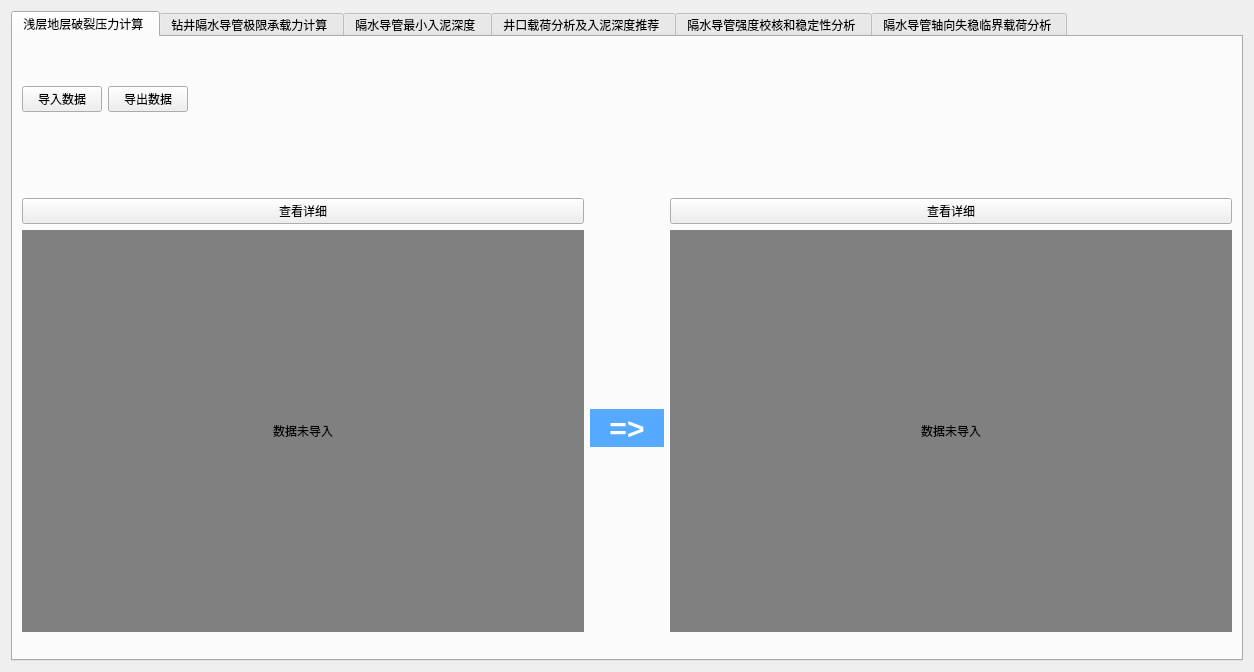
<?xml version="1.0" encoding="UTF-8"?>
<ui version="4.0">
 <class>Form</class>
 <widget class="QWidget" name="Form">
  <property name="windowModality">
   <enum>Qt::WindowModal</enum>
  </property>
  <property name="enabled">
   <bool>true</bool>
  </property>
  <property name="geometry">
   <rect>
    <x>0</x>
    <y>0</y>
    <width>1254</width>
    <height>651</height>
   </rect>
  </property>
  <property name="windowTitle">
   <string>SWPU</string>
  </property>
  <layout class="QGridLayout" name="gridLayout">
   <item row="0" column="0">
    <widget class="QTabWidget" name="tabWidget">
     <property name="autoFillBackground">
      <bool>true</bool>
     </property>
     <property name="styleSheet">
      <string notr="true"/>
     </property>
     <property name="tabPosition">
      <enum>QTabWidget::North</enum>
     </property>
     <property name="tabShape">
      <enum>QTabWidget::Rounded</enum>
     </property>
     <property name="currentIndex">
      <number>0</number>
     </property>
     <property name="iconSize">
      <size>
       <width>16</width>
       <height>16</height>
      </size>
     </property>
     <property name="elideMode">
      <enum>Qt::ElideLeft</enum>
     </property>
     <widget class="QWidget" name="tabWidgetPage1">
      <attribute name="title">
       <string>浅层地层破裂压力计算 </string>
      </attribute>
      <layout class="QGridLayout" name="gridLayout_3">
       <item row="2" column="2">
        <spacer name="verticalSpacer">
         <property name="orientation">
          <enum>Qt::Vertical</enum>
         </property>
         <property name="sizeType">
          <enum>QSizePolicy::Fixed</enum>
         </property>
         <property name="sizeHint" stdset="0">
          <size>
           <width>20</width>
           <height>80</height>
          </size>
         </property>
        </spacer>
       </item>
       <item row="3" column="0" colspan="3">
        <layout class="QGridLayout" name="gridLayout_2">
         <item row="2" column="4" rowspan="4">
          <widget class="QLabel" name="label_2">
           <property name="minimumSize">
            <size>
             <width>500</width>
             <height>400</height>
            </size>
           </property>
           <property name="maximumSize">
            <size>
             <width>10000</width>
             <height>16777215</height>
            </size>
           </property>
           <property name="layoutDirection">
            <enum>Qt::RightToLeft</enum>
           </property>
           <property name="styleSheet">
            <string notr="true">background-color:grey;</string>
           </property>
           <property name="text">
            <string>数据未导入</string>
           </property>
           <property name="alignment">
            <set>Qt::AlignCenter</set>
           </property>
           <property name="indent">
            <number>1</number>
           </property>
          </widget>
         </item>
         <item row="2" column="0" rowspan="4">
          <widget class="QLabel" name="label_1">
           <property name="minimumSize">
            <size>
             <width>500</width>
             <height>400</height>
            </size>
           </property>
           <property name="maximumSize">
            <size>
             <width>10000</width>
             <height>16777215</height>
            </size>
           </property>
           <property name="styleSheet">
            <string notr="true">background-color:grey;
</string>
           </property>
           <property name="text">
            <string>数据未导入</string>
           </property>
           <property name="textFormat">
            <enum>Qt::AutoText</enum>
           </property>
           <property name="alignment">
            <set>Qt::AlignCenter</set>
           </property>
           <property name="margin">
            <number>0</number>
           </property>
           <property name="indent">
            <number>0</number>
           </property>
           <property name="openExternalLinks">
            <bool>false</bool>
           </property>
          </widget>
         </item>
         <item row="4" column="3">
          <spacer name="verticalSpacer_3">
           <property name="orientation">
            <enum>Qt::Vertical</enum>
           </property>
           <property name="sizeHint" stdset="0">
            <size>
             <width>20</width>
             <height>40</height>
            </size>
           </property>
          </spacer>
         </item>
         <item row="2" column="3">
          <spacer name="verticalSpacer_4">
           <property name="orientation">
            <enum>Qt::Vertical</enum>
           </property>
           <property name="sizeHint" stdset="0">
            <size>
             <width>20</width>
             <height>40</height>
            </size>
           </property>
          </spacer>
         </item>
         <item row="3" column="3">
          <widget class="QToolButton" name="toolButton">
           <property name="maximumSize">
            <size>
             <width>74</width>
             <height>16777215</height>
            </size>
           </property>
           <property name="styleSheet">
            <string notr="true">background-color: rgb(85, 170, 255);
color: white;
font-size: 30px;
font-weight: 700;
border: solid 1px white;</string>
           </property>
           <property name="text">
            <string>=&gt;</string>
           </property>
          </widget>
         </item>
         <item row="0" column="0">
          <widget class="QPushButton" name="pushButton_11">
           <property name="text">
            <string>查看详细</string>
           </property>
          </widget>
         </item>
         <item row="0" column="4">
          <widget class="QPushButton" name="pushButton_12">
           <property name="text">
            <string>查看详细</string>
           </property>
          </widget>
         </item>
        </layout>
       </item>
       <item row="0" column="0">
        <spacer name="verticalSpacer_6">
         <property name="orientation">
          <enum>Qt::Vertical</enum>
         </property>
         <property name="sizeType">
          <enum>QSizePolicy::Fixed</enum>
         </property>
         <property name="sizeHint" stdset="0">
          <size>
           <width>20</width>
           <height>40</height>
          </size>
         </property>
        </spacer>
       </item>
       <item row="1" column="0">
        <layout class="QHBoxLayout" name="horizontalLayout_2">
         <item>
          <widget class="QPushButton" name="import_data_btn">
           <property name="styleSheet">
            <string notr="true"/>
           </property>
           <property name="text">
            <string>导入数据</string>
           </property>
          </widget>
         </item>
         <item>
          <widget class="QPushButton" name="export_data_btn">
           <property name="text">
            <string>导出数据</string>
           </property>
          </widget>
         </item>
        </layout>
       </item>
       <item row="1" column="2">
        <spacer name="horizontalSpacer">
         <property name="orientation">
          <enum>Qt::Horizontal</enum>
         </property>
         <property name="sizeHint" stdset="0">
          <size>
           <width>40</width>
           <height>20</height>
          </size>
         </property>
        </spacer>
       </item>
       <item row="4" column="0">
        <spacer name="verticalSpacer_2">
         <property name="orientation">
          <enum>Qt::Vertical</enum>
         </property>
         <property name="sizeType">
          <enum>QSizePolicy::Fixed</enum>
         </property>
         <property name="sizeHint" stdset="0">
          <size>
           <width>20</width>
           <height>18</height>
          </size>
         </property>
        </spacer>
       </item>
      </layout>
     </widget>
     <widget class="QWidget" name="tab">
      <attribute name="title">
       <string>钻井隔水导管极限承载力计算 </string>
      </attribute>
      <layout class="QGridLayout" name="gridLayout_4">
       <item row="1" column="1">
        <layout class="QGridLayout" name="gridLayout_5">
         <item row="1" column="7">
          <widget class="QLabel" name="label_3">
           <property name="minimumSize">
            <size>
             <width>600</width>
             <height>400</height>
            </size>
           </property>
           <property name="layoutDirection">
            <enum>Qt::RightToLeft</enum>
           </property>
           <property name="styleSheet">
            <string notr="true">background-color:grey;</string>
           </property>
           <property name="text">
            <string>数据未导入</string>
           </property>
           <property name="alignment">
            <set>Qt::AlignCenter</set>
           </property>
           <property name="indent">
            <number>1</number>
           </property>
          </widget>
         </item>
         <item row="1" column="3">
          <spacer name="horizontalSpacer_2">
           <property name="orientation">
            <enum>Qt::Horizontal</enum>
           </property>
           <property name="sizeType">
            <enum>QSizePolicy::Maximum</enum>
           </property>
           <property name="sizeHint" stdset="0">
            <size>
             <width>40</width>
             <height>20</height>
            </size>
           </property>
          </spacer>
         </item>
         <item row="1" column="2" alignment="Qt::AlignHCenter|Qt::AlignVCenter">
          <widget class="QLineEdit" name="lineEdit">
           <property name="minimumSize">
            <size>
             <width>269</width>
             <height>0</height>
            </size>
           </property>
           <property name="styleSheet">
            <string notr="true">font-size:30px;</string>
           </property>
           <property name="alignment">
            <set>Qt::AlignCenter</set>
           </property>
          </widget>
         </item>
         <item row="1" column="5">
          <widget class="QPushButton" name="compute_button_1">
           <property name="maximumSize">
            <size>
             <width>100</width>
             <height>16777215</height>
            </size>
           </property>
           <property name="styleSheet">
            <string notr="true">background-color:#5B9BD5;
color:white;
font-size:30px;
font-weight:900;</string>
           </property>
           <property name="text">
            <string>计算</string>
           </property>
          </widget>
         </item>
         <item row="1" column="6">
          <spacer name="horizontalSpacer_3">
           <property name="orientation">
            <enum>Qt::Horizontal</enum>
           </property>
           <property name="sizeType">
            <enum>QSizePolicy::Maximum</enum>
           </property>
           <property name="sizeHint" stdset="0">
            <size>
             <width>40</width>
             <height>20</height>
            </size>
           </property>
          </spacer>
         </item>
         <item row="1" column="1">
          <widget class="QLabel" name="label">
           <property name="maximumSize">
            <size>
             <width>200</width>
             <height>100</height>
            </size>
           </property>
           <property name="styleSheet">
            <string notr="true">font-size:50px;</string>
           </property>
           <property name="text">
            <string>K=</string>
           </property>
          </widget>
         </item>
         <item row="0" column="7">
          <spacer name="horizontalSpacer_6">
           <property name="orientation">
            <enum>Qt::Horizontal</enum>
           </property>
           <property name="sizeHint" stdset="0">
            <size>
             <width>40</width>
             <height>20</height>
            </size>
           </property>
          </spacer>
         </item>
         <item row="0" column="1">
          <widget class="QPushButton" name="export_data_btn_2">
           <property name="maximumSize">
            <size>
             <width>100</width>
             <height>16777215</height>
            </size>
           </property>
           <property name="text">
            <string>导出数据</string>
           </property>
          </widget>
         </item>
         <item row="1" column="4">
          <spacer name="verticalSpacer_5">
           <property name="orientation">
            <enum>Qt::Vertical</enum>
           </property>
           <property name="sizeHint" stdset="0">
            <size>
             <width>20</width>
             <height>40</height>
            </size>
           </property>
          </spacer>
         </item>
        </layout>
       </item>
      </layout>
     </widget>
     <widget class="QWidget" name="tab_3">
      <attribute name="title">
       <string>隔水导管最小入泥深度 </string>
      </attribute>
      <layout class="QGridLayout" name="gridLayout_8">
       <item row="0" column="0">
        <layout class="QGridLayout" name="gridLayout_6">
         <item row="0" column="2" alignment="Qt::AlignTop">
          <widget class="QPushButton" name="compute_btn_3">
           <property name="maximumSize">
            <size>
             <width>980</width>
             <height>16777215</height>
            </size>
           </property>
           <property name="text">
            <string>计算</string>
           </property>
          </widget>
         </item>
         <item row="0" column="0">
          <widget class="QPushButton" name="export_data_btn_3">
           <property name="minimumSize">
            <size>
             <width>100</width>
             <height>0</height>
            </size>
           </property>
           <property name="maximumSize">
            <size>
             <width>100</width>
             <height>16777215</height>
            </size>
           </property>
           <property name="text">
            <string>导出数据</string>
           </property>
          </widget>
         </item>
         <item row="0" column="1">
          <spacer name="horizontalSpacer_4">
           <property name="orientation">
            <enum>Qt::Horizontal</enum>
           </property>
           <property name="sizeHint" stdset="0">
            <size>
             <width>40</width>
             <height>20</height>
            </size>
           </property>
          </spacer>
         </item>
         <item row="2" column="0" colspan="3">
          <layout class="QGridLayout" name="gridLayout_7">
           <item row="2" column="0">
            <widget class="QLineEdit" name="lineEdit_2">
             <property name="minimumSize">
              <size>
               <width>207</width>
               <height>200</height>
              </size>
             </property>
             <property name="styleSheet">
              <string notr="true">font-size:20px;</string>
             </property>
             <property name="text">
              <string/>
             </property>
             <property name="alignment">
              <set>Qt::AlignCenter</set>
             </property>
            </widget>
           </item>
           <item row="3" column="1">
            <widget class="QLineEdit" name="lineEdit_8">
             <property name="minimumSize">
              <size>
               <width>0</width>
               <height>200</height>
              </size>
             </property>
             <property name="styleSheet">
              <string notr="true">
font-size: 20px;
</string>
             </property>
             <property name="alignment">
              <set>Qt::AlignCenter</set>
             </property>
            </widget>
           </item>
           <item row="1" column="1">
            <widget class="QPushButton" name="pushButton_2">
             <property name="minimumSize">
              <size>
               <width>0</width>
               <height>50</height>
              </size>
             </property>
             <property name="styleSheet">
              <string notr="true">background-color: rgb(85, 170, 255);
color: white;
font-size: 20px;
font-weight: 700;
border: solid 1px white;</string>
             </property>
             <property name="text">
              <string>井口载荷</string>
             </property>
            </widget>
           </item>
           <item row="1" column="4">
            <widget class="QPushButton" name="pushButton_5">
             <property name="minimumSize">
              <size>
               <width>0</width>
               <height>50</height>
              </size>
             </property>
             <property name="styleSheet">
              <string notr="true">background-color: rgb(85, 170, 255);
color: white;
font-size: 20px;
font-weight: 700;
border: solid 1px white;</string>
             </property>
             <property name="text">
              <string>最小入泥深度</string>
             </property>
            </widget>
           </item>
           <item row="1" column="0" alignment="Qt::AlignTop">
            <widget class="QPushButton" name="pushButton">
             <property name="minimumSize">
              <size>
               <width>0</width>
               <height>50</height>
              </size>
             </property>
             <property name="styleSheet">
              <string notr="true">background-color: rgb(85, 170, 255);
color: white;
font-size: 20px;
font-weight: 700;
border: solid 1px white;</string>
             </property>
             <property name="text">
              <string>油田名</string>
             </property>
            </widget>
           </item>
           <item row="2" column="2">
            <widget class="QLineEdit" name="lineEdit_4">
             <property name="minimumSize">
              <size>
               <width>0</width>
               <height>200</height>
              </size>
             </property>
             <property name="styleSheet">
              <string notr="true">
font-size: 20px;
</string>
             </property>
             <property name="alignment">
              <set>Qt::AlignCenter</set>
             </property>
            </widget>
           </item>
           <item row="1" column="3">
            <widget class="QPushButton" name="pushButton_4">
             <property name="minimumSize">
              <size>
               <width>0</width>
               <height>50</height>
              </size>
             </property>
             <property name="styleSheet">
              <string notr="true">background-color: rgb(85, 170, 255);
color: white;
font-size: 20px;
font-weight: 700;
border: solid 1px white;</string>
             </property>
             <property name="text">
              <string>摩擦阻力</string>
             </property>
            </widget>
           </item>
           <item row="2" column="1">
            <widget class="QLineEdit" name="lineEdit_3">
             <property name="minimumSize">
              <size>
               <width>0</width>
               <height>200</height>
              </size>
             </property>
             <property name="styleSheet">
              <string notr="true">
font-size: 20px;
</string>
             </property>
             <property name="alignment">
              <set>Qt::AlignCenter</set>
             </property>
            </widget>
           </item>
           <item row="1" column="2">
            <widget class="QPushButton" name="pushButton_3">
             <property name="minimumSize">
              <size>
               <width>0</width>
               <height>50</height>
              </size>
             </property>
             <property name="styleSheet">
              <string notr="true">background-color: rgb(85, 170, 255);
color: white;
font-size: 20px;
font-weight: 700;
border: solid 1px white;</string>
             </property>
             <property name="text">
              <string>套管自重</string>
             </property>
            </widget>
           </item>
           <item row="2" column="3">
            <widget class="QLineEdit" name="lineEdit_5">
             <property name="minimumSize">
              <size>
               <width>0</width>
               <height>200</height>
              </size>
             </property>
             <property name="styleSheet">
              <string notr="true">
font-size: 20px;
</string>
             </property>
             <property name="alignment">
              <set>Qt::AlignCenter</set>
             </property>
            </widget>
           </item>
           <item row="3" column="0">
            <widget class="QLineEdit" name="lineEdit_7">
             <property name="minimumSize">
              <size>
               <width>0</width>
               <height>200</height>
              </size>
             </property>
             <property name="styleSheet">
              <string notr="true">
font-size: 20px;
</string>
             </property>
             <property name="alignment">
              <set>Qt::AlignCenter</set>
             </property>
            </widget>
           </item>
           <item row="2" column="4">
            <widget class="QLineEdit" name="lineEdit_6">
             <property name="minimumSize">
              <size>
               <width>0</width>
               <height>200</height>
              </size>
             </property>
             <property name="styleSheet">
              <string notr="true">
font-size: 20px;
</string>
             </property>
             <property name="alignment">
              <set>Qt::AlignCenter</set>
             </property>
            </widget>
           </item>
           <item row="3" column="3">
            <widget class="QLineEdit" name="lineEdit_10">
             <property name="minimumSize">
              <size>
               <width>0</width>
               <height>200</height>
              </size>
             </property>
             <property name="styleSheet">
              <string notr="true">
font-size: 20px;
</string>
             </property>
             <property name="alignment">
              <set>Qt::AlignCenter</set>
             </property>
            </widget>
           </item>
           <item row="3" column="4">
            <widget class="QLineEdit" name="lineEdit_11">
             <property name="minimumSize">
              <size>
               <width>0</width>
               <height>200</height>
              </size>
             </property>
             <property name="styleSheet">
              <string notr="true">
font-size: 20px;
</string>
             </property>
             <property name="alignment">
              <set>Qt::AlignCenter</set>
             </property>
            </widget>
           </item>
           <item row="3" column="2">
            <widget class="QLineEdit" name="lineEdit_9">
             <property name="minimumSize">
              <size>
               <width>0</width>
               <height>200</height>
              </size>
             </property>
             <property name="styleSheet">
              <string notr="true">
font-size: 20px;
</string>
             </property>
             <property name="alignment">
              <set>Qt::AlignCenter</set>
             </property>
            </widget>
           </item>
          </layout>
         </item>
        </layout>
       </item>
      </layout>
     </widget>
     <widget class="QWidget" name="tab_4">
      <attribute name="title">
       <string>井口载荷分析及入泥深度推荐 </string>
      </attribute>
      <layout class="QGridLayout" name="gridLayout_11">
       <item row="0" column="0">
        <layout class="QGridLayout" name="gridLayout_9">
         <item row="0" column="0">
          <widget class="QRadioButton" name="radioButton">
           <property name="styleSheet">
            <string notr="true"/>
           </property>
           <property name="text">
            <string>井口载荷=防喷器重量+表层套管重量+表层套管固井水泥浆重量</string>
           </property>
          </widget>
         </item>
         <item row="0" column="2" alignment="Qt::AlignTop">
          <widget class="QPushButton" name="compute_btn_4">
           <property name="maximumSize">
            <size>
             <width>980</width>
             <height>16777215</height>
            </size>
           </property>
           <property name="text">
            <string>计算</string>
           </property>
          </widget>
         </item>
         <item row="0" column="1">
          <spacer name="horizontalSpacer_5">
           <property name="orientation">
            <enum>Qt::Horizontal</enum>
           </property>
           <property name="sizeHint" stdset="0">
            <size>
             <width>40</width>
             <height>20</height>
            </size>
           </property>
          </spacer>
         </item>
         <item row="2" column="0" colspan="3">
          <layout class="QGridLayout" name="gridLayout_10">
           <item row="1" column="2">
            <widget class="QPushButton" name="pushButton_6">
             <property name="minimumSize">
              <size>
               <width>0</width>
               <height>50</height>
              </size>
             </property>
             <property name="styleSheet">
              <string notr="true">background-color: rgb(85, 170, 255);
color: white;
font-size: 20px;
font-weight: 700;
border: solid 1px white;</string>
             </property>
             <property name="text">
              <string>固井水泥浆重</string>
             </property>
            </widget>
           </item>
           <item row="1" column="3">
            <widget class="QPushButton" name="pushButton_7">
             <property name="minimumSize">
              <size>
               <width>0</width>
               <height>50</height>
              </size>
             </property>
             <property name="styleSheet">
              <string notr="true">background-color: rgb(85, 170, 255);
color: white;
font-size: 20px;
font-weight: 700;
border: solid 1px white;</string>
             </property>
             <property name="text">
              <string>防喷器重</string>
             </property>
            </widget>
           </item>
           <item row="1" column="4">
            <widget class="QPushButton" name="pushButton_8">
             <property name="minimumSize">
              <size>
               <width>0</width>
               <height>50</height>
              </size>
             </property>
             <property name="styleSheet">
              <string notr="true">background-color: rgb(85, 170, 255);
color: white;
font-size: 20px;
font-weight: 700;
border: solid 1px white;</string>
             </property>
             <property name="text">
              <string>井口载荷</string>
             </property>
            </widget>
           </item>
           <item row="1" column="1">
            <widget class="QPushButton" name="pushButton_9">
             <property name="minimumSize">
              <size>
               <width>0</width>
               <height>50</height>
              </size>
             </property>
             <property name="styleSheet">
              <string notr="true">background-color: rgb(85, 170, 255);
color: white;
font-size: 20px;
font-weight: 700;
border: solid 1px white;</string>
             </property>
             <property name="text">
              <string>表套重量</string>
             </property>
            </widget>
           </item>
           <item row="2" column="1">
            <widget class="QLineEdit" name="lineEdit_12">
             <property name="minimumSize">
              <size>
               <width>0</width>
               <height>200</height>
              </size>
             </property>
             <property name="styleSheet">
              <string notr="true">
font-size: 20px;
</string>
             </property>
             <property name="alignment">
              <set>Qt::AlignCenter</set>
             </property>
            </widget>
           </item>
           <item row="2" column="0">
            <widget class="QLineEdit" name="lineEdit_13">
             <property name="minimumSize">
              <size>
               <width>207</width>
               <height>200</height>
              </size>
             </property>
             <property name="styleSheet">
              <string notr="true">font-size:20px;</string>
             </property>
             <property name="text">
              <string/>
             </property>
             <property name="alignment">
              <set>Qt::AlignCenter</set>
             </property>
            </widget>
           </item>
           <item row="1" column="0" alignment="Qt::AlignTop">
            <widget class="QPushButton" name="pushButton_10">
             <property name="minimumSize">
              <size>
               <width>0</width>
               <height>50</height>
              </size>
             </property>
             <property name="styleSheet">
              <string notr="true">background-color: rgb(85, 170, 255);
color: white;
font-size: 20px;
font-weight: 700;
border: solid 1px white;</string>
             </property>
             <property name="text">
              <string>油田名</string>
             </property>
            </widget>
           </item>
           <item row="2" column="3">
            <widget class="QLineEdit" name="lineEdit_14">
             <property name="minimumSize">
              <size>
               <width>0</width>
               <height>200</height>
              </size>
             </property>
             <property name="styleSheet">
              <string notr="true">
font-size: 20px;
</string>
             </property>
             <property name="alignment">
              <set>Qt::AlignCenter</set>
             </property>
            </widget>
           </item>
           <item row="2" column="2">
            <widget class="QLineEdit" name="lineEdit_15">
             <property name="minimumSize">
              <size>
               <width>0</width>
               <height>200</height>
              </size>
             </property>
             <property name="styleSheet">
              <string notr="true">
font-size: 20px;
</string>
             </property>
             <property name="alignment">
              <set>Qt::AlignCenter</set>
             </property>
            </widget>
           </item>
           <item row="2" column="4">
            <widget class="QLineEdit" name="lineEdit_16">
             <property name="minimumSize">
              <size>
               <width>0</width>
               <height>200</height>
              </size>
             </property>
             <property name="styleSheet">
              <string notr="true">
font-size: 20px;
</string>
             </property>
             <property name="alignment">
              <set>Qt::AlignCenter</set>
             </property>
            </widget>
           </item>
           <item row="3" column="0">
            <widget class="QLineEdit" name="lineEdit_17">
             <property name="minimumSize">
              <size>
               <width>0</width>
               <height>200</height>
              </size>
             </property>
             <property name="styleSheet">
              <string notr="true">
font-size: 20px;
</string>
             </property>
             <property name="alignment">
              <set>Qt::AlignCenter</set>
             </property>
            </widget>
           </item>
           <item row="3" column="1">
            <widget class="QLineEdit" name="lineEdit_18">
             <property name="minimumSize">
              <size>
               <width>0</width>
               <height>200</height>
              </size>
             </property>
             <property name="styleSheet">
              <string notr="true">
font-size: 20px;
</string>
             </property>
             <property name="alignment">
              <set>Qt::AlignCenter</set>
             </property>
            </widget>
           </item>
           <item row="3" column="2">
            <widget class="QLineEdit" name="lineEdit_19">
             <property name="minimumSize">
              <size>
               <width>0</width>
               <height>200</height>
              </size>
             </property>
             <property name="styleSheet">
              <string notr="true">
font-size: 20px;
</string>
             </property>
             <property name="alignment">
              <set>Qt::AlignCenter</set>
             </property>
            </widget>
           </item>
           <item row="3" column="3">
            <widget class="QLineEdit" name="lineEdit_20">
             <property name="minimumSize">
              <size>
               <width>0</width>
               <height>200</height>
              </size>
             </property>
             <property name="styleSheet">
              <string notr="true">
font-size: 20px;
</string>
             </property>
             <property name="alignment">
              <set>Qt::AlignCenter</set>
             </property>
            </widget>
           </item>
           <item row="3" column="4">
            <widget class="QLineEdit" name="lineEdit_21">
             <property name="minimumSize">
              <size>
               <width>0</width>
               <height>200</height>
              </size>
             </property>
             <property name="styleSheet">
              <string notr="true">
font-size: 20px;
</string>
             </property>
             <property name="alignment">
              <set>Qt::AlignCenter</set>
             </property>
            </widget>
           </item>
          </layout>
         </item>
         <item row="1" column="0">
          <widget class="QRadioButton" name="radioButton_2">
           <property name="styleSheet">
            <string notr="true"/>
           </property>
           <property name="text">
            <string>井口载荷=防喷器重量+表层套管重量+技术套管过提重量</string>
           </property>
          </widget>
         </item>
        </layout>
       </item>
      </layout>
     </widget>
     <widget class="QWidget" name="tab_5">
      <attribute name="title">
       <string>隔水导管强度校核和稳定性分析 </string>
      </attribute>
     </widget>
     <widget class="QWidget" name="tab_6">
      <attribute name="title">
       <string>隔水导管轴向失稳临界载荷分析 </string>
      </attribute>
     </widget>
    </widget>
   </item>
  </layout>
 </widget>
 <resources/>
 <connections>
  <connection>
   <sender>import_data_btn</sender>
   <signal>clicked()</signal>
   <receiver>import_data_btn</receiver>
   <slot>show()</slot>
   <hints>
    <hint type="sourcelabel">
     <x>73</x>
     <y>108</y>
    </hint>
    <hint type="destinationlabel">
     <x>73</x>
     <y>108</y>
    </hint>
   </hints>
  </connection>
  <connection>
   <sender>export_data_btn</sender>
   <signal>clicked()</signal>
   <receiver>export_data_btn</receiver>
   <slot>show()</slot>
   <hints>
    <hint type="sourcelabel">
     <x>176</x>
     <y>108</y>
    </hint>
    <hint type="destinationlabel">
     <x>176</x>
     <y>108</y>
    </hint>
   </hints>
  </connection>
  <connection>
   <sender>export_data_btn_2</sender>
   <signal>clicked()</signal>
   <receiver>export_data_btn_2</receiver>
   <slot>show()</slot>
   <hints>
    <hint type="sourcelabel">
     <x>80</x>
     <y>41</y>
    </hint>
    <hint type="destinationlabel">
     <x>80</x>
     <y>41</y>
    </hint>
   </hints>
  </connection>
  <connection>
   <sender>compute_button_1</sender>
   <signal>clicked()</signal>
   <receiver>compute_button_1</receiver>
   <slot>show()</slot>
   <hints>
    <hint type="sourcelabel">
     <x>471</x>
     <y>358</y>
    </hint>
    <hint type="destinationlabel">
     <x>471</x>
     <y>358</y>
    </hint>
   </hints>
  </connection>
  <connection>
   <sender>compute_btn_3</sender>
   <signal>clicked()</signal>
   <receiver>compute_btn_3</receiver>
   <slot>show()</slot>
   <hints>
    <hint type="sourcelabel">
     <x>1069</x>
     <y>51</y>
    </hint>
    <hint type="destinationlabel">
     <x>1069</x>
     <y>51</y>
    </hint>
   </hints>
  </connection>
  <connection>
   <sender>export_data_btn_3</sender>
   <signal>clicked()</signal>
   <receiver>export_data_btn_3</receiver>
   <slot>show()</slot>
   <hints>
    <hint type="sourcelabel">
     <x>70</x>
     <y>51</y>
    </hint>
    <hint type="destinationlabel">
     <x>70</x>
     <y>51</y>
    </hint>
   </hints>
  </connection>
  <connection>
   <sender>radioButton</sender>
   <signal>clicked(bool)</signal>
   <receiver>radioButton</receiver>
   <slot>setChecked(bool)</slot>
   <hints>
    <hint type="sourcelabel">
     <x>239</x>
     <y>51</y>
    </hint>
    <hint type="destinationlabel">
     <x>239</x>
     <y>51</y>
    </hint>
   </hints>
  </connection>
  <connection>
   <sender>radioButton_2</sender>
   <signal>clicked(bool)</signal>
   <receiver>radioButton_2</receiver>
   <slot>setChecked(bool)</slot>
   <hints>
    <hint type="sourcelabel">
     <x>239</x>
     <y>78</y>
    </hint>
    <hint type="destinationlabel">
     <x>239</x>
     <y>78</y>
    </hint>
   </hints>
  </connection>
  <connection>
   <sender>compute_btn_4</sender>
   <signal>clicked()</signal>
   <receiver>compute_btn_4</receiver>
   <slot>show()</slot>
   <hints>
    <hint type="sourcelabel">
     <x>1193</x>
     <y>51</y>
    </hint>
    <hint type="destinationlabel">
     <x>1193</x>
     <y>51</y>
    </hint>
   </hints>
  </connection>
 </connections>
</ui>
